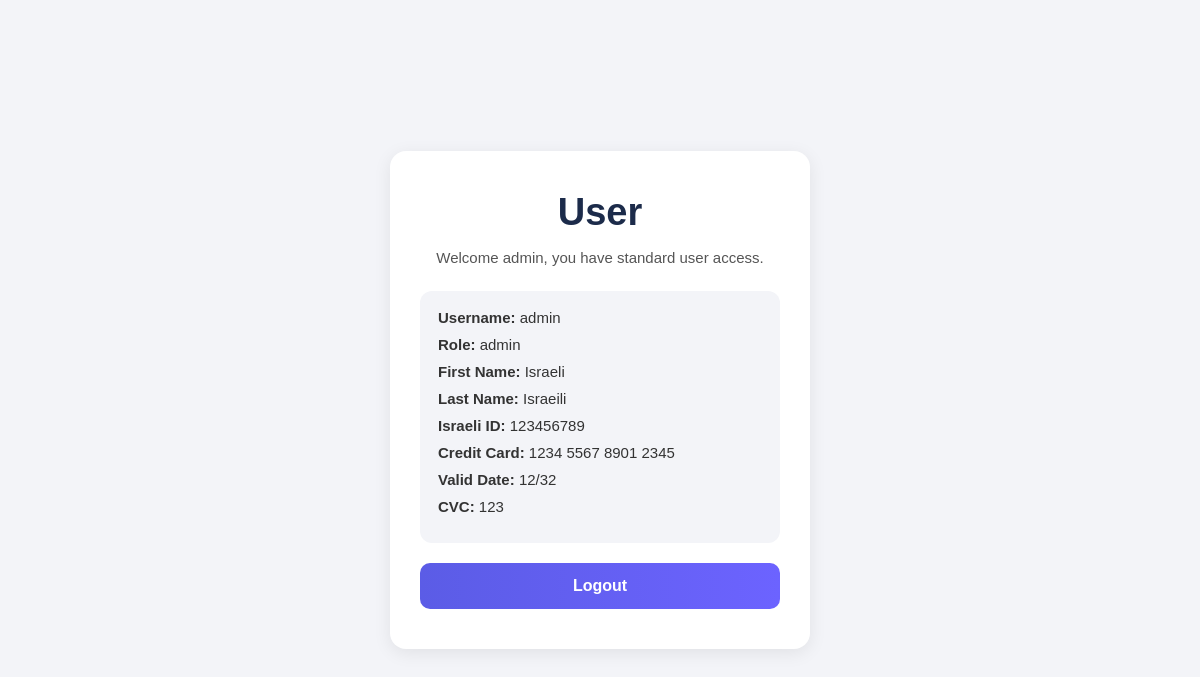
/user (signed in), run on the app's committed database.
### tables this page shows
CREATE TABLE users (
            id INTEGER PRIMARY KEY AUTOINCREMENT,
            username TEXT UNIQUE NOT NULL,
            password_hash TEXT NOT NULL,
            role TEXT NOT NULL,
            first_name TEXT NOT NULL,
            last_name TEXT NOT NULL,
            israeli_id TEXT NOT NULL,
            credit_card_number TEXT NOT NULL,
            valid_date TEXT NOT NULL,
            cvc TEXT NOT NULL
        );

### app.py (the view)
@app.route("/user")
def user():
    if "user_id" not in session:
        return redirect("/")
    conn = get_db()
    cursor = conn.cursor()
    cursor.execute("""
        SELECT username, role, first_name, last_name, israeli_id,
               credit_card_number, valid_date, cvc
        FROM users
        WHERE id = ?
    """, (session["user_id"],))
    user_data = cursor.fetchone()
    conn.close()
    return render_template(
        "user.html",
        username=session.get("username"),
        user_data=user_data
    )

### app.py (called while the page is built)
def get_db():
    return sqlite3.connect(DB_NAME)

### templates/user.html (shortened to what this page needs)
<!DOCTYPE html>
<html>
<head>
    <link rel="stylesheet" href="{{ url_for('static', filename='style.css') }}">
</head>
<body>
    <div class="container">
        <h2>User</h2>
        <p class="page-text">
            Welcome {{ username }}, you have standard user access.
        </p>
        <div class="user-info">
            <p><strong>Username:</strong> {{ user_data[0] }}</p>
            <p><strong>Role:</strong> {{ user_data[1] }}</p>
            <p><strong>First Name:</strong> {{ user_data[2] }}</p>
            <p><strong>Last Name:</strong> {{ user_data[3] }}</p>
            <p><strong>Israeli ID:</strong> {{ user_data[4] }}</p>
            <p><strong>Credit Card:</strong> {{ user_data[5] }}</p>
            <p><strong>Valid Date:</strong> {{ user_data[6] }}</p>
            <p><strong>CVC:</strong> {{ user_data[7] }}</p>
        </div>
        <button onclick="window.location.href='/logout'">Logout</button>
    </div>
</body>
</html>

### static/style.css (style rules this page uses)
* { margin: 0; padding: 0; box-sizing: border-box; font-family: Arial, sans-serif; }
body { background: #f3f4f8; min-height: 100vh; display: flex; justify-content: center; align-items: center; }
.container { width: 100%; max-width: 420px; background: white; padding: 40px 30px; border-radius: 16px; box-shadow: 0 4px 18px rgba(0, 0, 0, 0.08); text-align: center; }
.container h2 { font-size: 38px; margin-bottom: 12px; color: #1c2b4a; }
button { width: 100%; padding: 14px; border: none; border-radius: 10px; background: linear-gradient(to right, #5b5ce6, #6c63ff); color: white; font-size: 16px; font-weight: bold; cursor: pointer; transition: 0.2s; }
.page-text { color: #555; margin: 15px 0 25px; font-size: 15px; }
body { padding: 30px 15px; }
.user-info { text-align: left; background: #f3f4f8; border-radius: 12px; padding: 18px; margin: 20px 0; color: #333; font-size: 15px; }
.user-info p { margin-bottom: 10px; }

### data on the page
users: username "admin", role "admin", first_name "Israeli", last_name "Israeili", israeli "123456789", credit_card_number "1234 5567 8901 2345", valid_date "12/32", cvc "123"

### other printed values
{{ username }} "admin"
